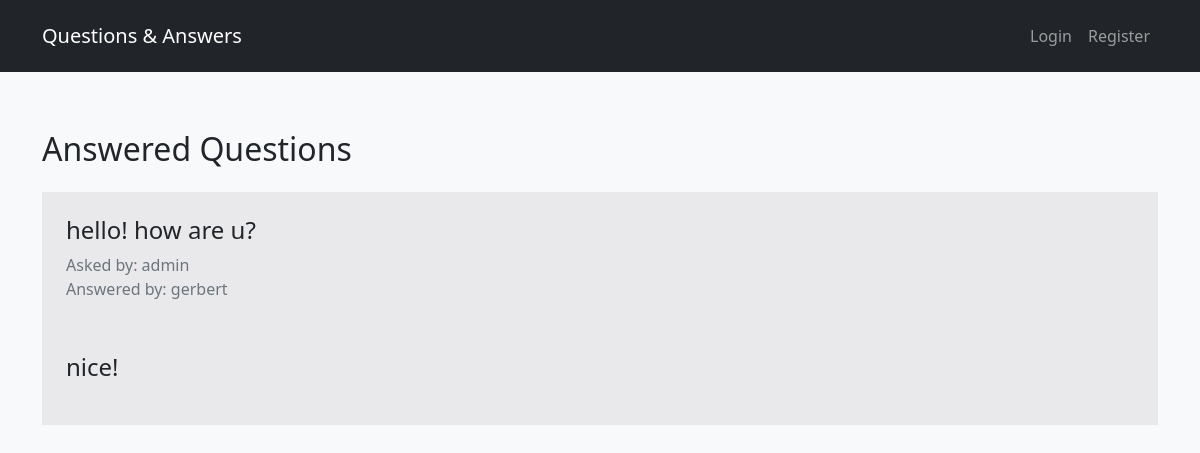
The page /answered_questions/7 on the database as committed earlier.
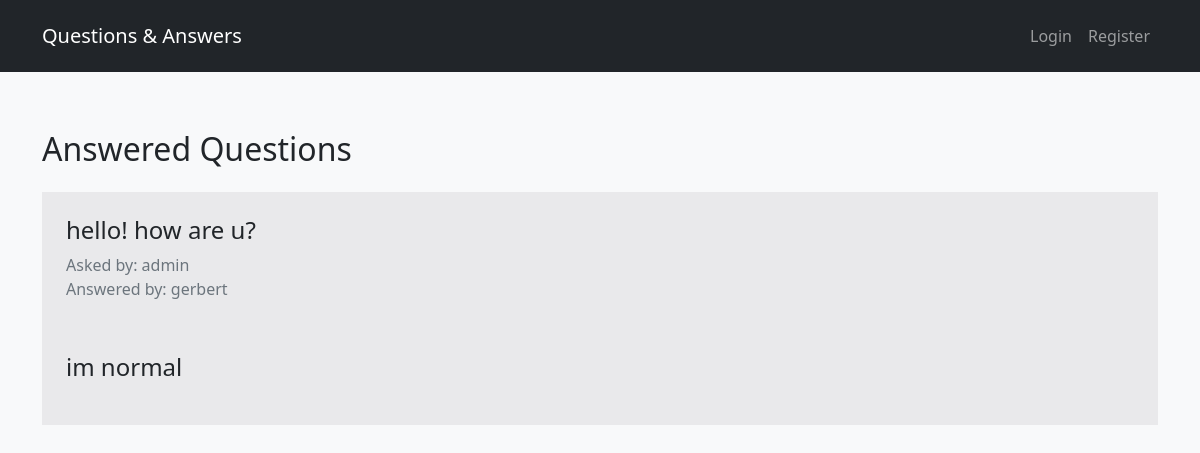
The same page on the database as committed later.
### tables this page shows
CREATE TABLE question (
    id integer primary key autoincrement,
    id_expert integer not null,
    id_user integer not null,
    text_question text not null,
    answer text
);

### app.py (the view)
@app.route("/answered_questions/<id_question>")
def answered_questions(id_question):
    user = user_session()
    db = get_db()
    cur = db.execute("""
                    SELECT asker.user_name AS asker_name, expert.user_name AS expert_name, question.id AS id, question.text_question as text, question.answer as answer
                    FROM question
                        JOIN user AS asker ON question.id_user = asker.id
                        JOIN user AS expert ON question.id_expert = expert.id
                    WHERE question.answer IS NOT NULL and question.id = (?);
                """, [id_question])
    question = cur.fetchone()
    if question:
        return render_template("answered_question.html", user=user, question=question)
    return redirect(url_for("home"))

### app.py (called while the page is built, shortened)
def user_session():
    user_data = None
    return user_data

def connect_db():  # Подключение базы данных
    sql = sqlite3.connect("ask_db.db")
    sql.row_factory = sqlite3.Row
    return sql

def get_db():  # Получение базы данных
    if not hasattr(g, "sqlite3"):
        g.sqlite_db = connect_db()
    return g.sqlite_db

### templates/answered_question.html (shortened to what this page needs)
{% extends 'home.html' %}
{% block content %}
<h2 class="fw-light fs-2 mb-4">Answered Questions</h2>
<div class="d-flex flex-column">
    <div class="bg-dark p-4 " style="--bs-bg-opacity: .07;">
        <h4 class="fw-light fs-4">{{ question.text }}</h4>
        <span class="text-secondary">Asked by: {{ question.asker_name }}
        <br>
        Answered by: {{ question.expert_name }}</span>
        <p class="mt-5 fs-4">{{ question.answer }}</p>
    </div>
</div>
{% endblock %}

Rows that differ between the two databases and show on the page:
changed question "hello! how are u?": answer "nice!" → "im normal"
